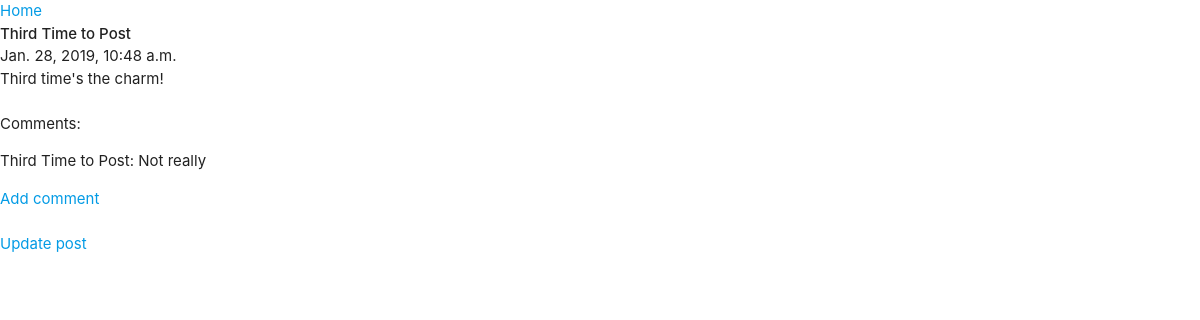
The page /3/ on the database as committed earlier.
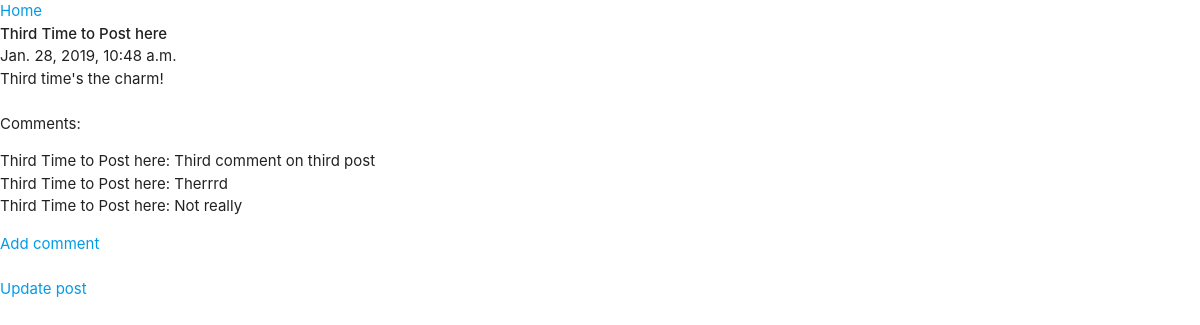
The same page on the database as committed later.
### post/models.py (models this page shows, shortened)
class Post(models.Model):
	title = models.CharField(max_length=250)
	date_created = models.DateTimeField(default=timezone.now)
	date_updated = models.DateTimeField(null=True, auto_now=True)
	content = models.TextField()
	is_active = models.BooleanField(default=True)
	class Meta:
		verbose_name = "Post"
		verbose_name_plural = "Posts"

class Comment(models.Model):
	date_created = models.DateTimeField(default=timezone.now)
	content = models.TextField()
	post = models.ForeignKey(Post, on_delete=models.CASCADE)
	class Meta:
		verbose_name = "Comment"
		verbose_name_plural = "Comments"
		ordering = ["-date_created"]
	def __str__(self):
		return f'{self.post.title}: {self.content}'

### post/views.py (the view)
# urls.py: path('<pk>/', PostDetailView.as_view(), name='post-detail'),
class PostDetailView(DetailView):
    model = Post
    template_name = "post/post.html"
    context_object_name = 'post'

### post/templates/post/post.html (shortened to what this page needs)
{% extends "post/base.html" %}
{% block body %}
	<a href="{% url 'index' %}">Home </a>
	<br>
	<strong>{{ post.title }}</strong>
	<br>
	{{ post.date_created }}
	<br>
	{{ post.content }}
	<br><br>
	Comments:
	<ul>
		{% for comment in post.comment_set.all %}
			<li> {{ comment }} </li>
		{% endfor %}
	</ul>
	<a href="{% url 'comment-create' post.id %}">Add comment</a>
	<br>
	<br>
	<a href="{% url 'post-update' post.id %}">Update post</a>
{% endblock body %}

Rows that differ between the two databases and show on the page:
changed Post "Third time's the charm!": title "Third Time to Post" → "Third Time to Post here"
added Comment: post+content "Third Time to Post here: Third comment on third post"
added Comment: post+content "Third Time to Post here: Therrrd"
changed through a linked row, Comment: post+content "Third Time to Post: Not really" → "Third Time to Post here: Not really"
